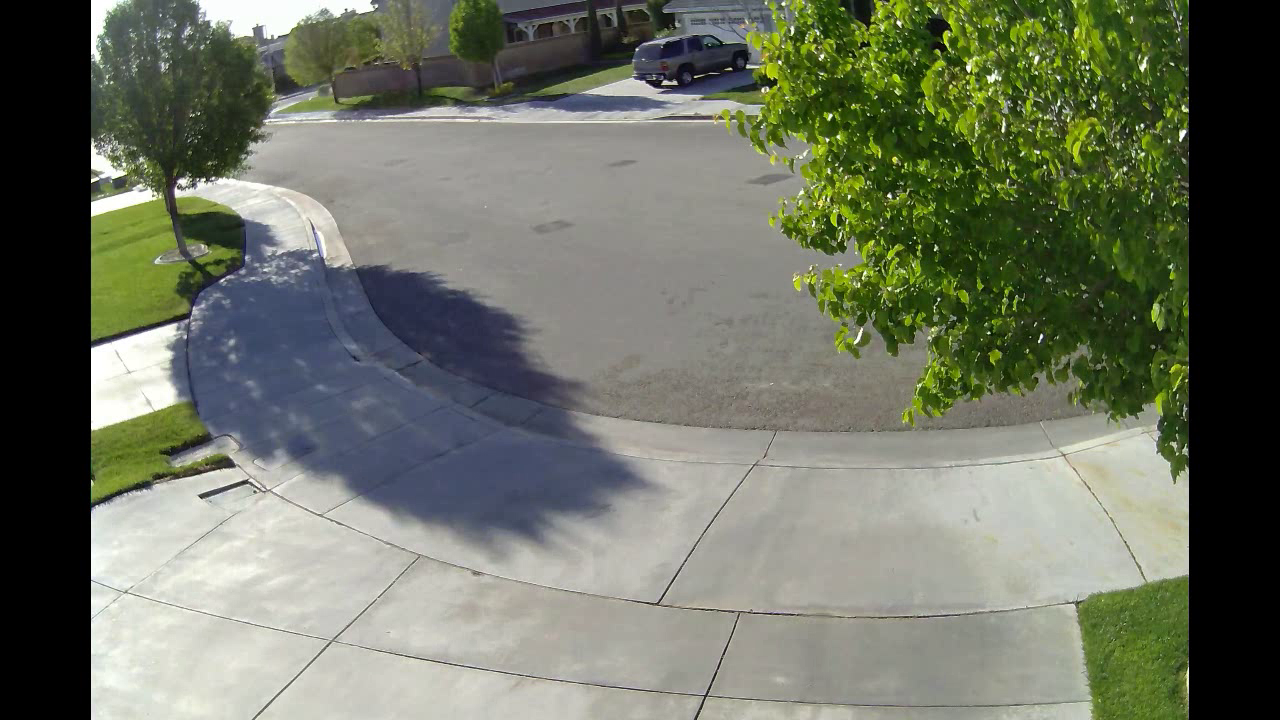
#> input picture mini/background.png, 1280 x 720 px
$ python main.py   (older library calls are emulated)
#> lines starting #> are read from the running program, lines starting #| are printed output that depends on the picture; pictures that were not available may be replaced by others from this repository, and a replacement may not be noted
import cv2 as cv

background = cv.imread("background.png")
#> background is the input picture: shape (720, 1280, 3); mean B, G, R 99, 115.3, 109.8
background = cv.cvtColor(background, cv.COLOR_BGR2GRAY)
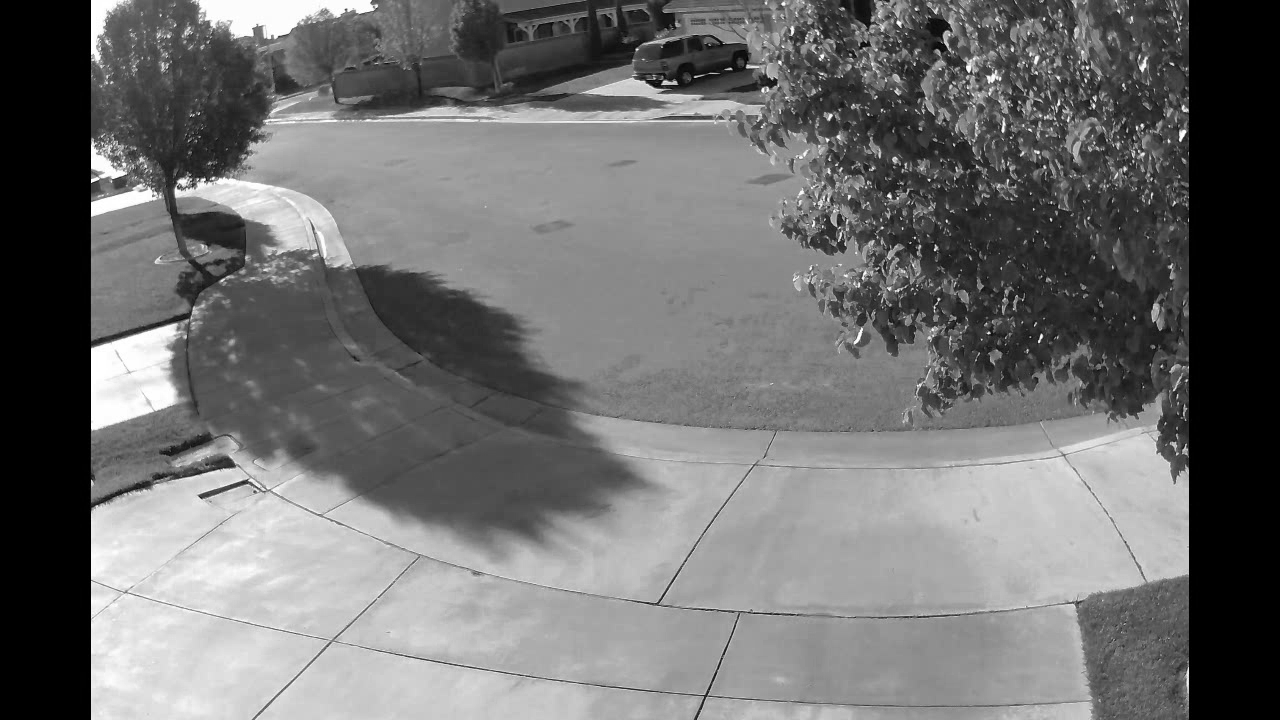
#> background: shape (720, 1280); min 0, max 255, mean 111.8
background = cv.GaussianBlur(background, (21,21),0)
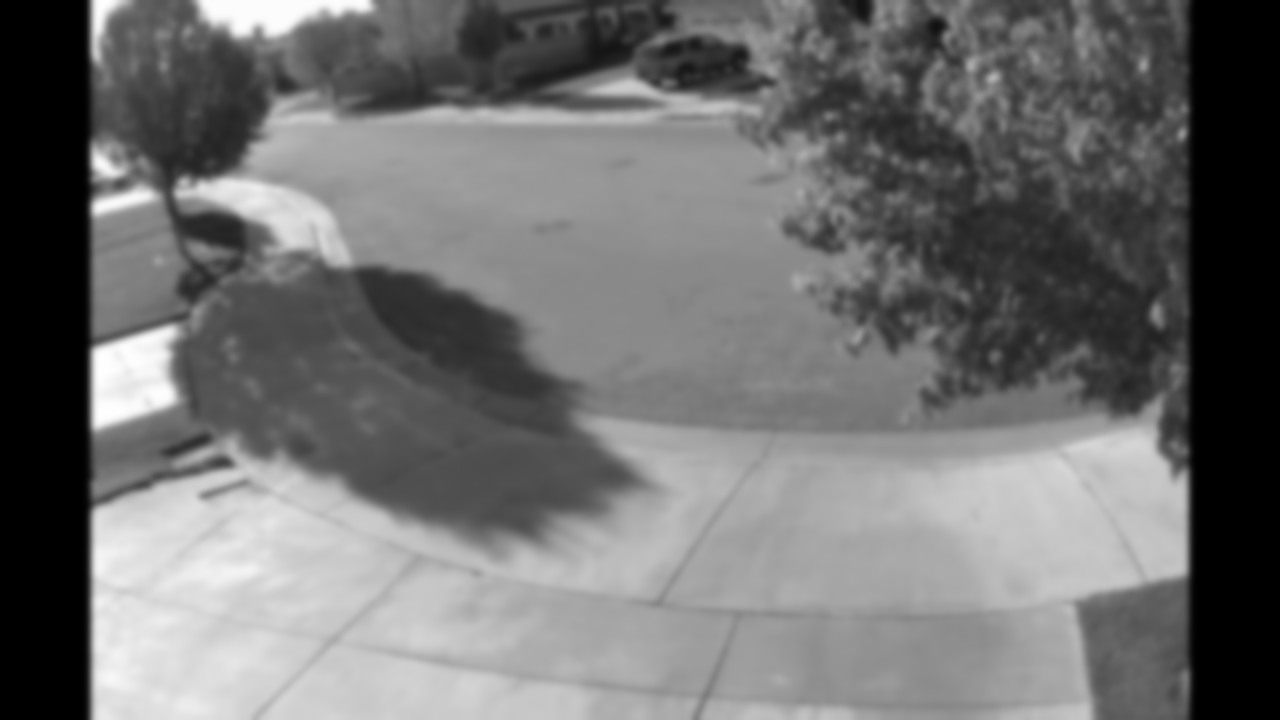
#> background: shape (720, 1280); min 0, max 255, mean 111.8

cap = cv.VideoCapture("test.avi")

#car_cascade = cv.CascadeClassifier('cars.xml')

while(cap.isOpened()):
	ret, frame = cap.read()
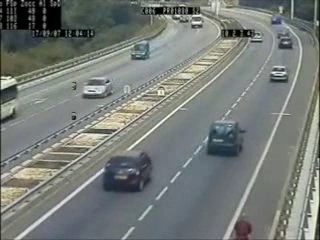
#> input picture frame 75 of mini/video.avi, 320 x 240 px, given in place of test.avi, which was not available
#> frame is the input picture: shape (240, 320, 3); mean B, G, R 120, 123.9, 118.8

	#convert to grayscale
	gray = cv.cvtColor(frame, cv.COLOR_BGR2GRAY)

	#apply blur to remove noise in frame
	gray = cv.GaussianBlur(gray, (21,21), 0)
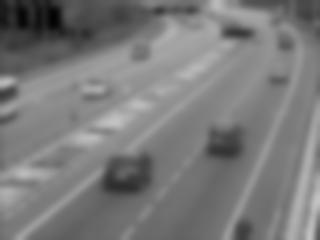
#> gray: shape (240, 320); min 3, max 195, mean 122.1

	#check difference between background and current frame
#> (the run stopped early here; a loop or call above may not have finished)
